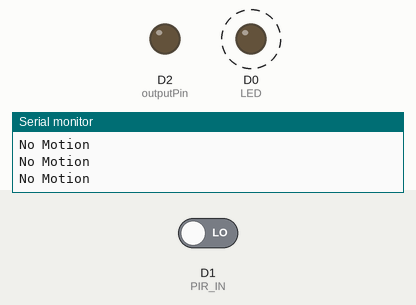
Simulated run of this sketch. Board: ESP8266 (NodeMCU). Shown: output pins drawn as LEDs (lit = HIGH), the last lines printed to the serial monitor. Dashed ring = blinking. The inputs (shaded band) are chosen by the test bench; at power-on: D1 (PIR_IN) LOW.

Above: at 2.8 s.
2.9 s: D1 (PIR_IN) driven HIGH
At 4.2 s:
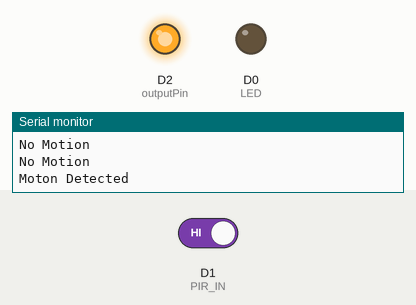
At 8.8 s:
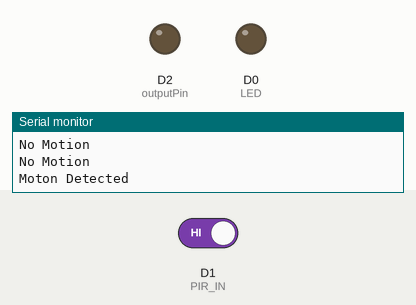
Timing chart, 0 to 10.5 s (numbered marks = the images above; inputs shaded):
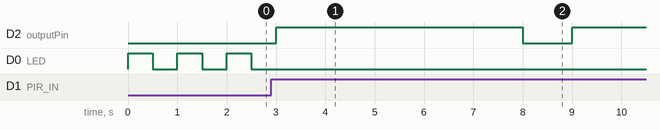

Measured:
- after the input at 2.9 s, D2 (outputPin): LOW → HIGH after 0.10 s, → LOW 5.0 s later, → HIGH 1.0 s later; D0 (LED): stops changing and stays LOW
- by itself, D0 (LED): alternates HIGH for 0.50 s and LOW for 0.50 s

The sketch:

Basic_Motion_Light.ino
```cpp
int PIR_IN = D1; // PIR sensor input pin
int LED = D0; // LED
int outputPin = D2; // Relay pin


void setup()
{
  Serial.begin(9600);
  pinMode(PIR_IN, INPUT);
  pinMode(outputPin, OUTPUT);
  pinMode(LED, OUTPUT);

}

void loop(){
  int pinread = digitalRead(PIR_IN);

  if (pinread == HIGH){
    Serial.println("Moton Detected");
    digitalWrite(outputPin, HIGH);
    delay(5000);
    digitalWrite(outputPin, LOW);
    delay(1000);
  } else  {
    Serial.println("No Motion");
    digitalWrite(outputPin, LOW);
    blinkLED();
  }
}


void blinkLED(){
  digitalWrite(LED,HIGH);
  delay(500);
  digitalWrite(LED,LOW);
  delay(500);
}
```
